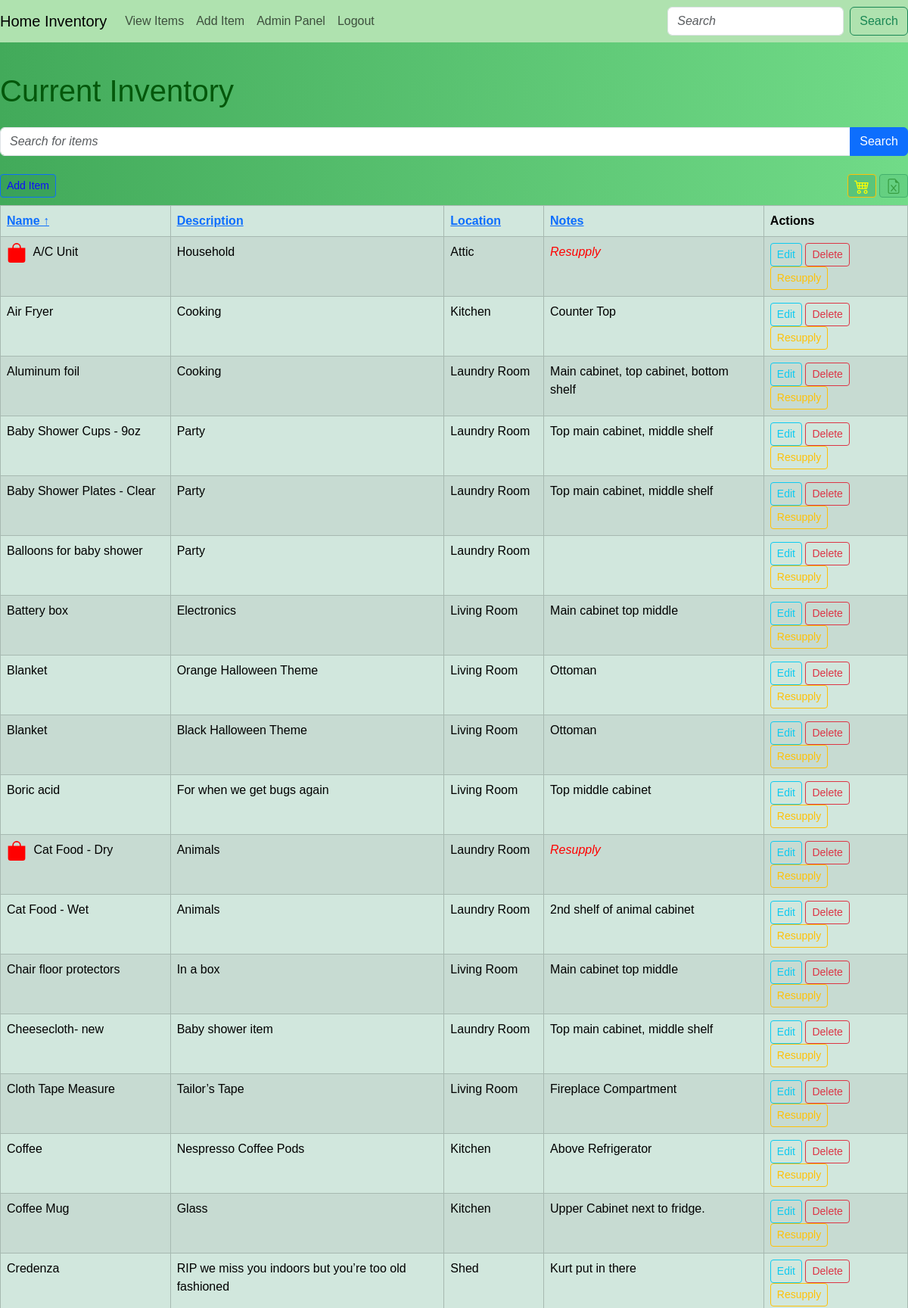
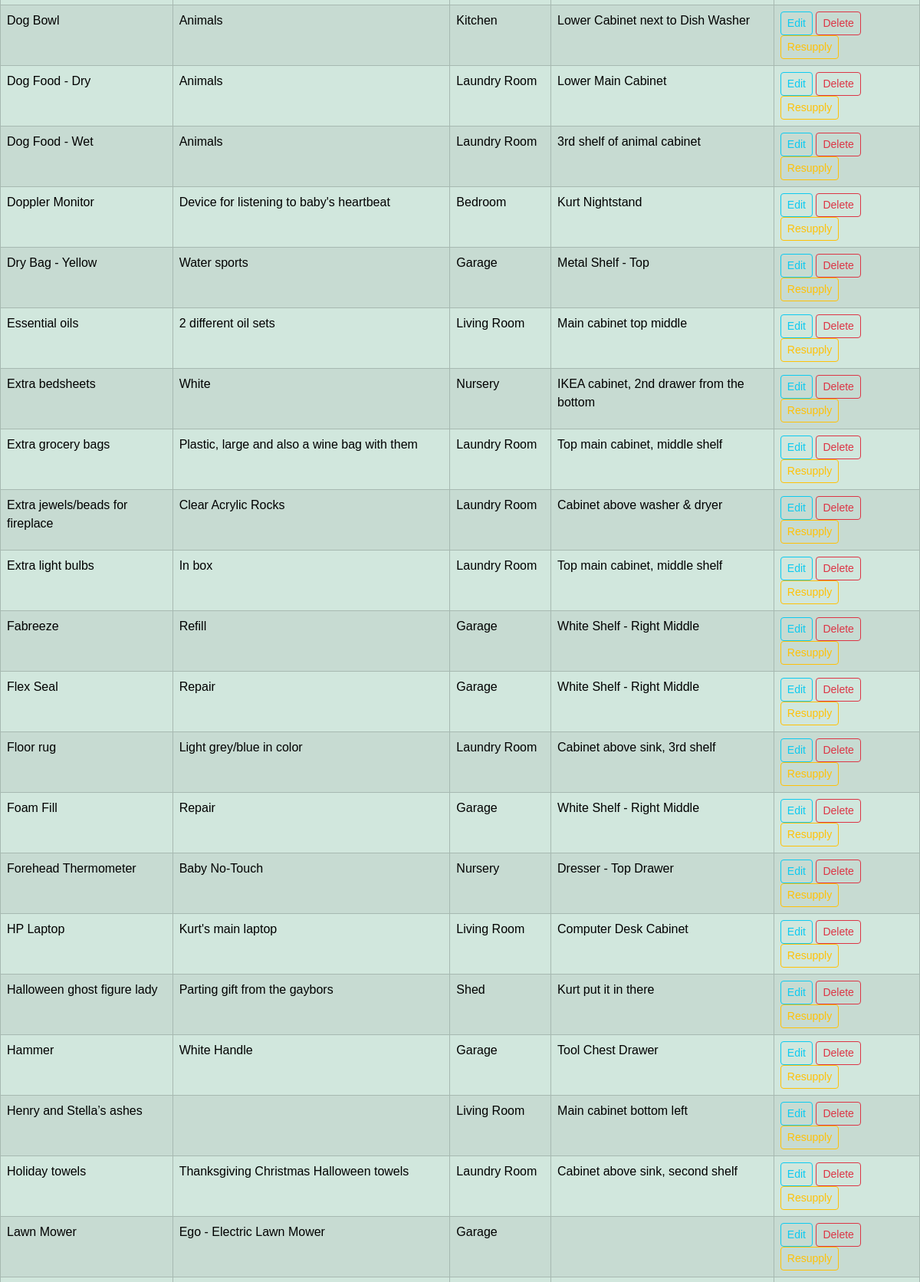
Screenshot of /items (signed in, upper part) with the database file from the repository (2 pictures, top to bottom).
### app/models.py (models this page shows, shortened)
class Item(db.Model):
    id = db.Column(db.Integer, primary_key=True)
    name = db.Column(db.String(100), nullable=False)
    description = db.Column(db.String(200), nullable=True)
    location = db.Column(db.String(100), nullable=False)
    notes = db.Column(db.String, nullable=True)

### app/routes.py (the view)
@app.route('/items', methods=['GET', 'POST'])
@login_required
def view_items():
    form = SearchForm()
    search_query = request.args.get('search', '')
    sort_by = request.args.get('sort_by', 'name')
    sort_order = request.args.get('sort_order', 'asc')
    if form.validate_on_submit():
        search_query = form.search.data
    items_query = Item.query.filter(
        (Item.name.contains(search_query)) | (Item.location.contains(search_query)) | (Item.description.contains(search_query)) | (Item.notes.contains(search_query))
    )
    if sort_order == 'asc':
        items_query = items_query.order_by(getattr(Item, sort_by).asc())
    else:
        items_query = items_query.order_by(getattr(Item, sort_by).desc())
    items = items_query.all()
    return render_template('view_items.html', items=items, form=form, sort_by=sort_by, sort_order=sort_order)

### app/forms.py
class SearchForm(FlaskForm):
    search = StringField('Search', validators=[DataRequired()])
    submit = SubmitField('Search')

### app/__init__.py (called while the page is built)
@login_manager.user_loader
def load_user(user_id):
    return models.User.query.get(int(user_id))

### app/templates/view_items.html (shortened to what this page needs)
{% extends "base.html" %}
{% block content %}
<h1 class="mb-4">Current Inventory</h1>
  <form method="GET" action="{{ url_for('view_items') }}" class="mb-4">
    <div class="input-group">
      <input type="text" class="form-control" placeholder="Search for items" name="search" value="{{ request.args.get('search', '') }}">
      <button class="btn btn-primary" type="submit">Search</button>
    </div>
  </form>
  <div class="d-flex justify-content-between" style="margin-bottom: 10px">
    <a href="{{ url_for('add_item') }}" class="btn btn-primary btn-sm" style="--bs-btn-bg: #1987543f; --bs-btn-color: #0d0dfd;">Add Item</a>
    <div>
        <a href="{{ url_for('export_items', resupply='true') }}" class="btn btn-outline-warning btn-sm" style="--bs-btn-bg: #1987543f">
          <img src="{{ url_for('static', filename='cart4.svg') }}" alt="Cart Icon" class="cart-icon" style="width: 20px; height: 20px;">
        </a>
        <a href="{{ url_for('export_items') }}" class="btn btn-success btn-sm opacity-50" style="--bs-btn-bg: #1987543f;">
          <img src="{{ url_for('static', filename='file-earmark-excel.svg') }}" alt="Export Icon" class="export-icon" style="width: 20px; height: 20px;">
        </a>
    </div>
</div>
<div class="table-responsive">
  <table class="table table-success table-striped table-bordered">
    <thead class="table-success">
      <tr>
        <th>
          <a href="{{ url_for('view_items', search=request.args.get('search', ''), sort_by='name', sort_order='asc' if sort_order == 'desc' or sort_by != 'name' else 'desc') }}">
            Name
            {% if sort_by == 'name' %}
              {% if sort_order == 'asc' %}
                ↑
              {% else %}
                ↓
              {% endif %}
            {% endif %}
          </a>
        </th>
        <th>
          <a href="{{ url_for('view_items', search=request.args.get('search', ''), sort_by='description', sort_order='asc' if sort_order == 'desc' or sort_by != 'description' else 'desc') }}">
            Description
          </a>
        </th>
        <th>
          <a href="{{ url_for('view_items', search=request.args.get('search', ''), sort_by='location', sort_order='asc' if sort_order == 'desc' or sort_by != 'location' else 'desc') }}">
            Location
          </a>
        </th>
        <th>
          <a href="{{ url_for('view_items', search=request.args.get('search', ''), sort_by='notes', sort_order='asc' if sort_order == 'desc' or sort_by != 'notes' else 'desc') }}">
            Notes
          </a>
        </th>
        <th>Actions</th>
      </tr>
    </thead>
    <tbody>
      {% for item in items %}
      <tr>
        <td>
          {% if 'Resupply' in item.notes %}
            <img src="{{ url_for('static', filename='bag-fill.svg') }}" alt="Resupply Icon" class="resupply-icon">
          {% endif %}
          {{ item.name }}
        </td>
        <td>{{ item.description }}</td>
        <td>{{ item.location }}</td>
        <td>
          {% if 'Resupply' in item.notes %}
            <span class="resupply-text">Resupply</span>
          {% else %}
            {{ item.notes }}
          {% endif %}
        </td>
        <td>
          <a href="{{ url_for('edit_item', item_id=item.id) }}" class="btn btn-outline-info btn-sm">Edit</a>
          <form method="POST" action="{{ url_for('delete_item', item_id=item.id) }}" style="display: inline;" onsubmit="return confirmDelete();">
            <button type="submit" class="btn btn-outline-danger btn-sm">Delete</button>
          </form>
<button class="btn btn-outline-warning btn-sm" onclick="toggleResupply({{ item.id }}, '{{ item.notes }}')">Resupply</button>
        </td>
      </tr>
      {% endfor %}
    </tbody>
  </table>
</div>
{% endblock %}

### app/static/styles.css (style rules this page uses)
body { background: linear-gradient(to right, #42aa5a 0%, #71db88 100%); font-family: Arial, sans-serif; }
h1 { color: #04580b; margin-top: 1em; }
.table-responsive { overflow-x: auto; margin-bottom: 15px; }
.table { min-width: 500px; }
input::placeholder, textarea::placeholder { font-style: italic; font-size: 16px; }
.resupply-text { font-style: italic; color: red; }
.resupply-icon { width: 26px; height: 26px; margin-right: 5px; }

### rows the page displays
Item: name "A/C Unit", description "Household", location "Attic", shows "Resupply"
Item: name "Air Fryer", description "Cooking", location "Kitchen", notes "Counter Top"
Item: name "Aluminum foil", description "Cooking", location "Laundry Room", notes "Main cabinet, top cabinet, bottom shelf"
Item: name "Baby Shower Cups - 9oz", description "Party", location "Laundry Room", notes "Top main cabinet, middle shelf"
Item: name "Baby Shower Plates - Clear", description "Party", location "Laundry Room", notes "Top main cabinet, middle shelf"
Item: name "Balloons for baby shower", description "Party", location "Laundry Room"
Item: name "Battery box", description "Electronics", location "Living Room", notes "Main cabinet top middle"
Item: name "Blanket", description "Orange Halloween Theme", location "Living Room", notes "Ottoman"
Item: name "Blanket", description "Black Halloween Theme", location "Living Room", notes "Ottoman"
Item: name "Boric acid", description "For when we get bugs again", location "Living Room", notes "Top middle cabinet"
Item: name "Cat Food - Dry", description "Animals", location "Laundry Room", shows "Resupply"
Item: name "Cat Food - Wet", description "Animals", location "Laundry Room", notes "2nd shelf of animal cabinet"
Item: name "Chair floor protectors", description "In a box", location "Living Room", notes "Main cabinet top middle"
Item: name "Cheesecloth- new", description "Baby shower item", location "Laundry Room", notes "Top main cabinet, middle shelf"
Item: name "Cloth Tape Measure", description "Tailor’s Tape", location "Living Room", notes "Fireplace Compartment"
Item: name "Coffee", description "Nespresso Coffee Pods", location "Kitchen", notes "Above Refrigerator"
Item: name "Coffee Mug", description "Glass", location "Kitchen", notes "Upper Cabinet next to fridge."
Item: name "Credenza", description "RIP we miss you indoors but you’re too old fashioned", location "Shed", notes "Kurt put in there"
Item: name "Dog Bowl", description "Animals", location "Kitchen", notes "Lower Cabinet next to Dish Washer"
Item: name "Dog Food - Dry", description "Animals", location "Laundry Room", notes "Lower Main Cabinet"
Item: name "Dog Food - Wet", description "Animals", location "Laundry Room", notes "3rd shelf of animal cabinet"
Item: name "Doppler Monitor", description "Device for listening to baby's heartbeat", location "Bedroom", notes "Kurt Nightstand"
Item: name "Dry Bag - Yellow", description "Water sports", location "Garage", notes "Metal Shelf - Top"
Item: name "Essential oils", description "2 different oil sets", location "Living Room", notes "Main cabinet top middle"
Item: name "Extra bedsheets", description "White", location "Nursery", notes "IKEA cabinet, 2nd drawer from the bottom"
Item: name "Extra grocery bags", description "Plastic, large and also a wine bag with them", location "Laundry Room", notes "Top main cabinet, middle shelf"
Item: name "Extra jewels/beads for fireplace", description "Clear Acrylic Rocks", location "Laundry Room", notes "Cabinet above washer & dryer"
Item: name "Extra light bulbs", description "In box", location "Laundry Room", notes "Top main cabinet, middle shelf"
Item: name "Fabreeze", description "Refill", location "Garage", notes "White Shelf - Right Middle"
Item: name "Flex Seal", description "Repair", location "Garage", notes "White Shelf - Right Middle"
Item: name "Floor rug", description "Light grey/blue in color", location "Laundry Room", notes "Cabinet above sink, 3rd shelf"
Item: name "Foam Fill", description "Repair", location "Garage", notes "White Shelf - Right Middle"
Item: name "Forehead Thermometer", description "Baby No-Touch", location "Nursery", notes "Dresser - Top Drawer"
Item: name "HP Laptop", description "Kurt's main laptop", location "Living Room", notes "Computer Desk Cabinet"
Item: name "Halloween ghost figure lady", description "Parting gift from the gaybors", location "Shed", notes "Kurt put it in there"
Item: name "Hammer", description "White Handle", location "Garage", notes "Tool Chest Drawer"
Item: name "Henry and Stella’s ashes", location "Living Room", notes "Main cabinet bottom left"
Item: name "Holiday towels", description "Thanksgiving Christmas Halloween towels", location "Laundry Room", notes "Cabinet above sink, second shelf"
Item: name "Lawn Mower", description "Ego - Electric Lawn Mower", location "Garage"
